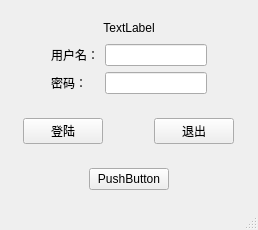
<?xml version="1.0" encoding="UTF-8"?>
<ui version="4.0">
 <class>MainWindow</class>
 <widget class="QMainWindow" name="MainWindow">
  <property name="geometry">
   <rect>
    <x>0</x>
    <y>0</y>
    <width>258</width>
    <height>199</height>
   </rect>
  </property>
  <property name="sizePolicy">
   <sizepolicy hsizetype="Expanding" vsizetype="Expanding">
    <horstretch>0</horstretch>
    <verstretch>0</verstretch>
   </sizepolicy>
  </property>
  <property name="windowTitle">
   <string>MainWindow</string>
  </property>
  <widget class="QWidget" name="centralwidget">
   <layout class="QVBoxLayout" name="verticalLayout">
    <item>
     <widget class="QWidget" name="widget_4" native="true">
      <property name="sizePolicy">
       <sizepolicy hsizetype="Preferred" vsizetype="Fixed">
        <horstretch>0</horstretch>
        <verstretch>0</verstretch>
       </sizepolicy>
      </property>
      <layout class="QGridLayout" name="gridLayout">
       <item row="0" column="0">
        <spacer name="horizontalSpacer_10">
         <property name="orientation">
          <enum>Qt::Horizontal</enum>
         </property>
         <property name="sizeHint" stdset="0">
          <size>
           <width>40</width>
           <height>20</height>
          </size>
         </property>
        </spacer>
       </item>
       <item row="0" column="3">
        <spacer name="horizontalSpacer_11">
         <property name="orientation">
          <enum>Qt::Horizontal</enum>
         </property>
         <property name="sizeHint" stdset="0">
          <size>
           <width>40</width>
           <height>20</height>
          </size>
         </property>
        </spacer>
       </item>
       <item row="1" column="0">
        <spacer name="horizontalSpacer_5">
         <property name="orientation">
          <enum>Qt::Horizontal</enum>
         </property>
         <property name="sizeHint" stdset="0">
          <size>
           <width>40</width>
           <height>20</height>
          </size>
         </property>
        </spacer>
       </item>
       <item row="1" column="1">
        <widget class="QLabel" name="label">
         <property name="text">
          <string>用户名：</string>
         </property>
        </widget>
       </item>
       <item row="1" column="2">
        <widget class="QLineEdit" name="lineEdit"/>
       </item>
       <item row="1" column="3">
        <spacer name="horizontalSpacer_6">
         <property name="orientation">
          <enum>Qt::Horizontal</enum>
         </property>
         <property name="sizeHint" stdset="0">
          <size>
           <width>40</width>
           <height>20</height>
          </size>
         </property>
        </spacer>
       </item>
       <item row="2" column="0">
        <spacer name="horizontalSpacer_4">
         <property name="orientation">
          <enum>Qt::Horizontal</enum>
         </property>
         <property name="sizeHint" stdset="0">
          <size>
           <width>40</width>
           <height>20</height>
          </size>
         </property>
        </spacer>
       </item>
       <item row="2" column="1">
        <widget class="QLabel" name="label_2">
         <property name="text">
          <string>密码：</string>
         </property>
        </widget>
       </item>
       <item row="2" column="2">
        <widget class="QLineEdit" name="lineEdit_2"/>
       </item>
       <item row="2" column="3">
        <spacer name="horizontalSpacer_7">
         <property name="orientation">
          <enum>Qt::Horizontal</enum>
         </property>
         <property name="sizeHint" stdset="0">
          <size>
           <width>40</width>
           <height>20</height>
          </size>
         </property>
        </spacer>
       </item>
       <item row="0" column="1" colspan="2">
        <widget class="QLabel" name="label1">
         <property name="sizePolicy">
          <sizepolicy hsizetype="Expanding" vsizetype="Expanding">
           <horstretch>0</horstretch>
           <verstretch>0</verstretch>
          </sizepolicy>
         </property>
         <property name="text">
          <string>TextLabel</string>
         </property>
         <property name="alignment">
          <set>Qt::AlignCenter</set>
         </property>
        </widget>
       </item>
      </layout>
     </widget>
    </item>
    <item>
     <widget class="QWidget" name="widget_3" native="true">
      <property name="sizePolicy">
       <sizepolicy hsizetype="Preferred" vsizetype="Fixed">
        <horstretch>0</horstretch>
        <verstretch>0</verstretch>
       </sizepolicy>
      </property>
      <layout class="QHBoxLayout" name="horizontalLayout_3">
       <item>
        <spacer name="horizontalSpacer">
         <property name="orientation">
          <enum>Qt::Horizontal</enum>
         </property>
         <property name="sizeHint" stdset="0">
          <size>
           <width>40</width>
           <height>20</height>
          </size>
         </property>
        </spacer>
       </item>
       <item>
        <widget class="QPushButton" name="pushButton_2">
         <property name="text">
          <string>登陆</string>
         </property>
        </widget>
       </item>
       <item>
        <spacer name="horizontalSpacer_3">
         <property name="orientation">
          <enum>Qt::Horizontal</enum>
         </property>
         <property name="sizeType">
          <enum>QSizePolicy::Fixed</enum>
         </property>
         <property name="sizeHint" stdset="0">
          <size>
           <width>45</width>
           <height>20</height>
          </size>
         </property>
        </spacer>
       </item>
       <item>
        <widget class="QPushButton" name="pushButton_3">
         <property name="text">
          <string>退出</string>
         </property>
        </widget>
       </item>
       <item>
        <spacer name="horizontalSpacer_2">
         <property name="orientation">
          <enum>Qt::Horizontal</enum>
         </property>
         <property name="sizeHint" stdset="0">
          <size>
           <width>40</width>
           <height>20</height>
          </size>
         </property>
        </spacer>
       </item>
      </layout>
     </widget>
    </item>
    <item>
     <widget class="QWidget" name="widget" native="true">
      <layout class="QHBoxLayout" name="horizontalLayout">
       <item>
        <spacer name="horizontalSpacer_8">
         <property name="orientation">
          <enum>Qt::Horizontal</enum>
         </property>
         <property name="sizeHint" stdset="0">
          <size>
           <width>40</width>
           <height>20</height>
          </size>
         </property>
        </spacer>
       </item>
       <item>
        <widget class="QPushButton" name="pushButton">
         <property name="text">
          <string>PushButton</string>
         </property>
        </widget>
       </item>
       <item>
        <spacer name="horizontalSpacer_9">
         <property name="orientation">
          <enum>Qt::Horizontal</enum>
         </property>
         <property name="sizeHint" stdset="0">
          <size>
           <width>40</width>
           <height>20</height>
          </size>
         </property>
        </spacer>
       </item>
      </layout>
     </widget>
    </item>
   </layout>
  </widget>
  <widget class="QMenuBar" name="menubar">
   <property name="geometry">
    <rect>
     <x>0</x>
     <y>0</y>
     <width>258</width>
     <height>17</height>
    </rect>
   </property>
  </widget>
  <widget class="QStatusBar" name="statusbar"/>
 </widget>
 <resources/>
 <connections/>
</ui>
